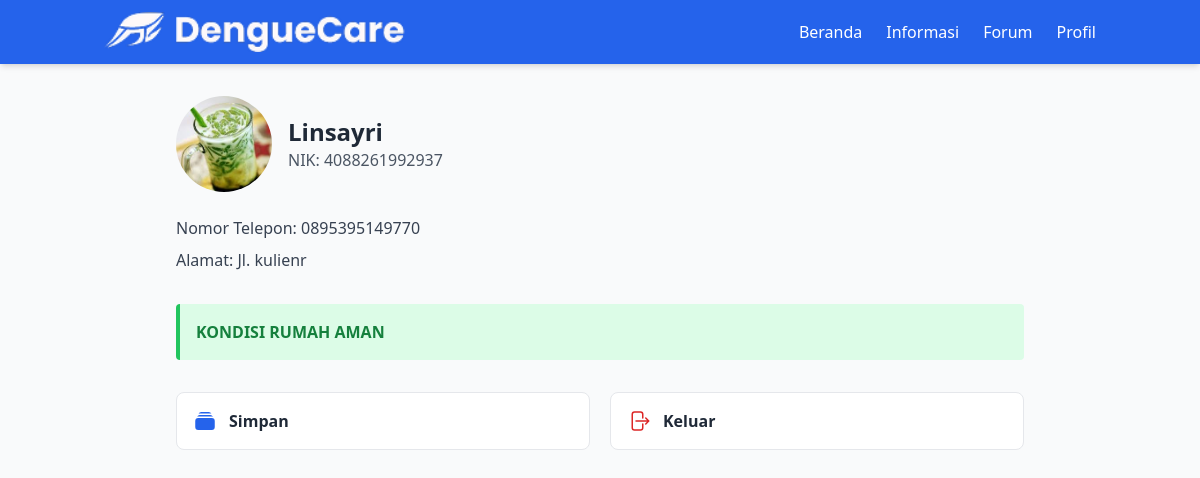
Screenshot of /main/profile/profil.php with the database file from the repository.
### tables this page shows
CREATE TABLE `warga` (
  `id` int NOT NULL,
  `nik` varchar(16) NOT NULL,
  `nama_lengkap` varchar(100) NOT NULL,
  `tempat_lahir` varchar(50) NOT NULL,
  `tanggal_lahir` date NOT NULL,
  `jenis_kelamin` enum('Laki-laki','Perempuan') NOT NULL,
  `alamat_lengkap` text NOT NULL,
  `rt_id` int NOT NULL,
  `telepon` varchar(15) NOT NULL,
  `password` varchar(255) NOT NULL,
  `foto_ktp` varchar(255) NOT NULL,
  `foto_diri_ktp` varchar(255) NOT NULL,
  `dibuat_pada` timestamp NOT NULL DEFAULT CURRENT_TIMESTAMP,
  `id_rt` int DEFAULT NULL,
  `profile_pic` varchar(255) DEFAULT NULL
);

### main/profile/profil.php (the view, shortened to what this page needs)
<?php
include '../service/koneksi.php';
$query = "SELECT * FROM warga WHERE id = 1";
$result = mysqli_query($conn, $query);
$user = null;
if ($result && mysqli_num_rows($result) > 0) {
    $user = mysqli_fetch_assoc($result);
} else {
    echo "Data pengguna tidak ditemukan.";
    exit();
}
?>
<!DOCTYPE html>
<html lang="id">
<head>
    <script src="https://cdn.tailwindcss.com"></script>
    <link rel="stylesheet" href="https://cdnjs.cloudflare.com/ajax/libs/animate.css/4.1.1/animate.min.css"/>
</head>
<body class="font-sans bg-gray-50">
     <?php include "../layout/navbar.php";?>
    <div class="max-w-4xl mx-auto py-8 px-6 animate-fade-in-up">
        <div class="mb-8">
            <?php if ($user): ?>
                <div class="flex items-center gap-4 mb-6">
                    <div class="relative w-24 h-24 rounded-full overflow-hidden group cursor-pointer transition-all duration-300 hover:shadow-lg">
                        <img src="<?= !empty($user['profile_pic']) ? htmlspecialchars($user['profile_pic']) : '../assets/img/default-profile.jpg'; ?>"
                             alt="Foto Profil"
                             class="w-full h-full object-cover transition-opacity duration-300 group-hover:opacity-50">
                    </div>
                    <div class="flex flex-col justify-center">
                        <h2 class="text-2xl font-bold text-gray-800"><?= htmlspecialchars($user['nama_lengkap']) ?></h2>
                        <p class="text-gray-600">NIK: <?= htmlspecialchars($user['nik']) ?></p>
                    </div>
                </div>
                <p class="text-gray-700 mb-2">Nomor Telepon: <?= htmlspecialchars($user['telepon']) ?></p>
                <p class="text-gray-700">Alamat: <?= nl2br(htmlspecialchars($user['alamat_lengkap'])) ?></p>
            <?php else: ?>
                <p class="text-red-500">Data pengguna tidak ditemukan.</p>
            <?php endif; ?>
        </div>
        <div class="my-6 p-4 bg-green-100 border-l-4 border-green-500 text-green-700 rounded animate-pulse-slow">
            <p class="font-bold">KONDISI RUMAH AMAN</p>
        </div>
        <div class="grid grid-cols-1 md:grid-cols-2 gap-5 mt-8">
            <div class="flex items-center p-4 bg-white border border-gray-200 rounded-lg cursor-pointer transition-all duration-300 hover:bg-gray-50 hover:shadow-md hover:-translate-y-1">
                <span class="font-bold text-gray-800">Simpan</span>
            </div>
            <div class="flex items-center p-4 bg-white border border-gray-200 rounded-lg cursor-pointer transition-all duration-300 hover:bg-gray-50 hover:shadow-md hover:-translate-y-1">
                <span class="font-bold text-gray-800">Keluar</span>
            </div>
        </div>
    </div>
</body>
</html>

### rows the page displays
warga: profile_pic (picture), nama_lengkap "Linsayri", nik "4088261992937", telepon "0895395149770", alamat_lengkap "Jl. kulienr"
